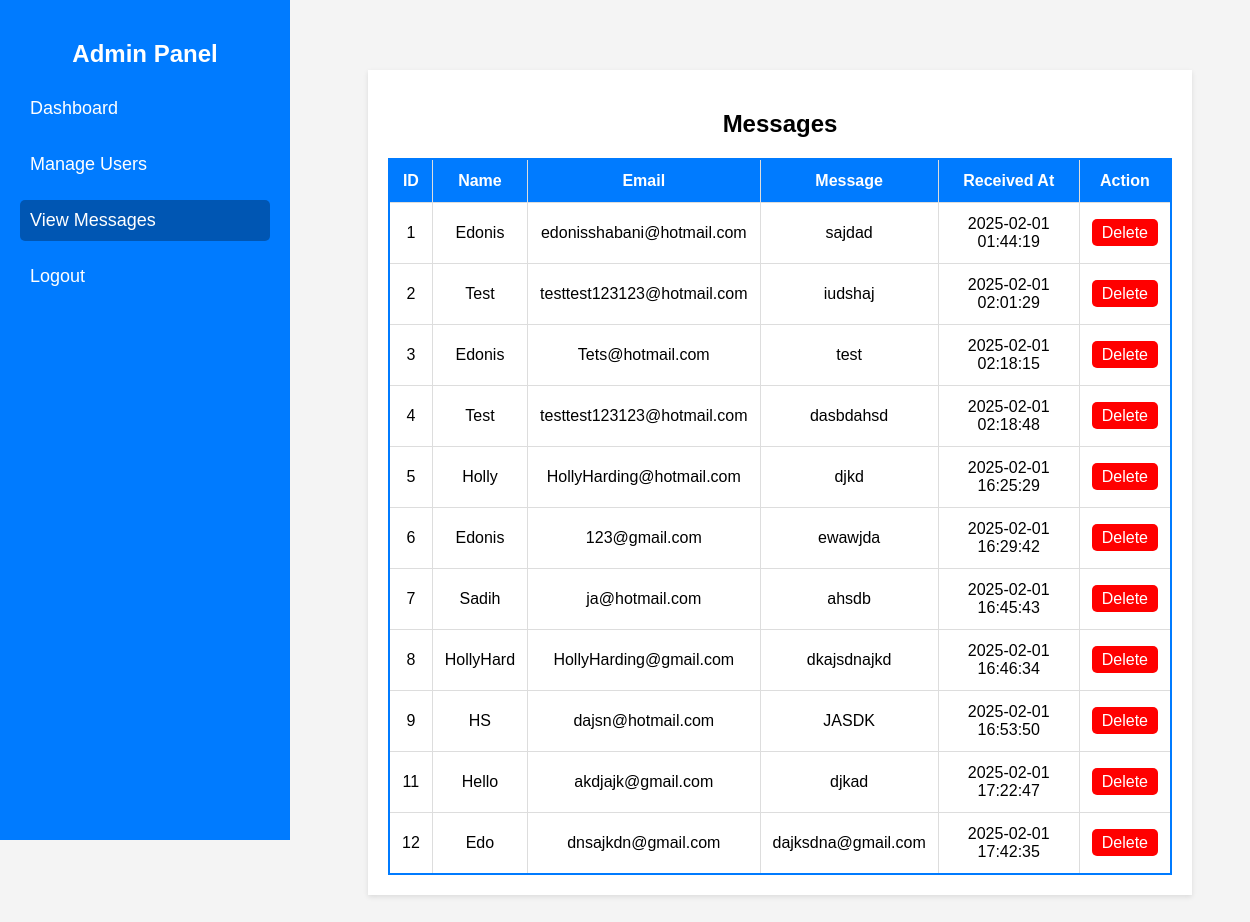
Page /admin/view-messages.php (signed in) on the committed database.
### tables this page shows
CREATE TABLE `message` (
  `id` int(11) NOT NULL,
  `message_name` varchar(255) NOT NULL,
  `message_email` varchar(255) NOT NULL,
  `message_description` text NOT NULL,
  `created_at` timestamp NOT NULL DEFAULT current_timestamp()
);

### admin/view-messages.php (the view, shortened to what this page needs)
<?php
include('authentication.php');
$query = "SELECT * FROM message";
$result = mysqli_query($con, $query);
?>
<!DOCTYPE html>
<html lang="en">
<head>
    <link rel="stylesheet" href="css/admin_style.css">
</head>
<body>
    <div class="sidebar">
        <h2>Admin Panel</h2>
        <ul>
            <li><a href="index.php">Dashboard</a></li>
            <li><a href="view-users.php">Manage Users</a></li>
            <li><a href="view-messages.php" class="active">View Messages</a></li>
            <li><a href="logout.php">Logout</a></li>
        </ul>
    </div>
    <div class="main-content">
        <div class="admin-container">
            <h2>Messages</h2>
            <table>
                <thead>
                    <tr>
                        <th>ID</th>
                        <th>Name</th>
                        <th>Email</th>
                        <th>Message</th>
                        <th>Received At</th>
                        <th>Action</th>
                    </tr>
                </thead>
                <tbody>
                    <?php while ($row = mysqli_fetch_assoc($result)) { ?>
                        <tr>
                            <td><?php echo $row['id']; ?></td>
                            <td><?php echo $row['message_name']; ?></td>
                            <td><?php echo $row['message_email']; ?></td>
                            <td><?php echo $row['message_description']; ?></td>
                            <td><?php echo $row['created_at']; ?></td>
                            <td><a href="delete-message.php?id=<?php echo $row['id']; ?>" class="delete-btn" onclick="return confirm('Are you sure you want to delete this message?');">Delete</a></td>
                        </tr>
                    <?php } ?>
                </tbody>
            </table>
        </div>
    </div>
</body>
</html>

### admin/css/admin_style.css (style rules this page uses)
body { font-family: Arial, sans-serif; margin: 0; padding: 0; background: #f4f4f4; display: flex; flex-direction: column; min-height: 100vh; overflow-x: hidden; }
.sidebar { width: 250px; height: 100vh; background: #007BFF; color: white; padding: 20px; position: fixed; left: 0; top: 0; transition: 0.3s; }
.sidebar h2 { text-align: center; margin-bottom: 20px; }
.sidebar ul { list-style: none; padding: 0; }
.sidebar ul li { margin: 15px 0; }
.sidebar ul li a { color: white; text-decoration: none; font-size: 18px; display: block; padding: 10px; border-radius: 5px; transition: 0.3s; }
.sidebar ul li a:hover, .sidebar ul li a.active { background: #0056b3; }
.main-content { margin-left: 270px; padding: 20px; flex-grow: 1; width: calc(100% - 270px); }
.admin-container { background: white; padding: 20px; box-shadow: 0px 2px 5px rgba(0, 0, 0, 0.1); margin: 50px auto; width: 80%; text-align: center; }
table { width: 100%; border-collapse: collapse; margin-top: 20px; border: 2px solid #007BFF; }
th, td { padding: 12px; text-align: center; border: 1px solid #ddd; }
th { background: #007BFF; color: white; }
.delete-btn { color: white; background: red; padding: 5px 10px; text-decoration: none; border-radius: 5px; }

### rows in the picture
message: id "1", message_name "Edonis", message_email "edonisshabani@hotmail.com", message_description "sajdad", created_at "2025-02-01 01:44:19"
message: id "2", message_name "Test", message_email "testtest123123@hotmail.com", message_description "iudshaj", created_at "2025-02-01 02:01:29"
message: id "3", message_name "Edonis", message_email "Tets@hotmail.com", message_description "test", created_at "2025-02-01 02:18:15"
message: id "4", message_name "Test", message_email "testtest123123@hotmail.com", message_description "dasbdahsd", created_at "2025-02-01 02:18:48"
message: id "5", message_name "Holly", message_email "HollyHarding@hotmail.com", message_description "djkd", created_at "2025-02-01 16:25:29"
message: id "6", message_name "Edonis", message_email "123@gmail.com", message_description "ewawjda", created_at "2025-02-01 16:29:42"
message: id "7", message_name "Sadih", message_email "ja@hotmail.com", message_description "ahsdb", created_at "2025-02-01 16:45:43"
message: id "8", message_name "HollyHard", message_email "HollyHarding@gmail.com", message_description "dkajsdnajkd", created_at "2025-02-01 16:46:34"
message: id "9", message_name "HS", message_email "dajsn@hotmail.com", message_description "JASDK", created_at "2025-02-01 16:53:50"
message: id "11", message_name "Hello", message_email "akdjajk@gmail.com", message_description "djkad", created_at "2025-02-01 17:22:47"
message: id "12", message_name "Edo", message_email "dnsajkdn@gmail.com", message_description "dajksdna@gmail.com", created_at "2025-02-01 17:42:35"
